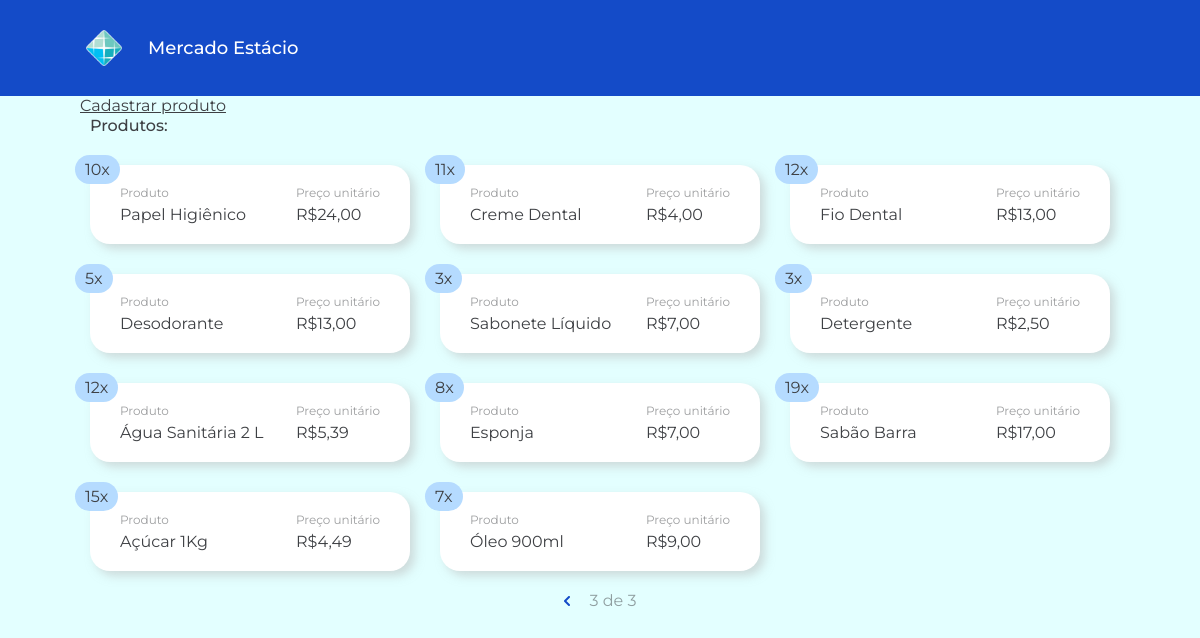
/mercado/?pagina=3, run on an earlier commit of the app's database.
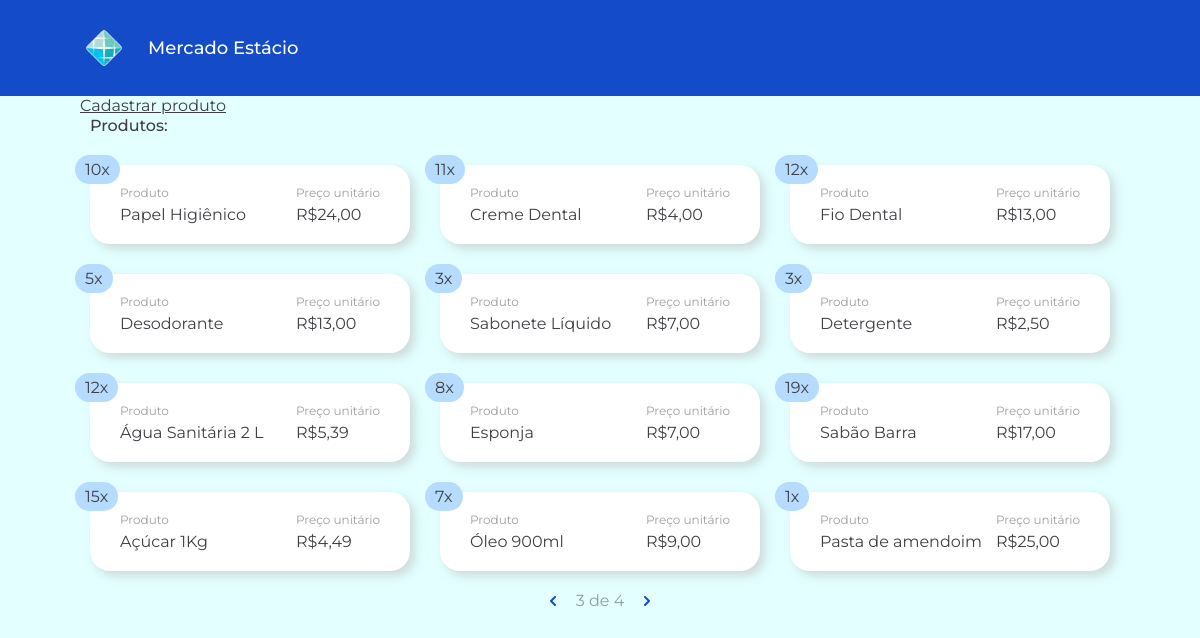
And on a later commit of the database.
### app_mercado/models.py (models this page shows, shortened)
class Produto(models.Model):
    prod_desc = models.CharField(max_length=200)
    data_reg = models.DateTimeField('data registro')
    valor = models.DecimalField(decimal_places=2, max_digits=5)
    quantidade = models.IntegerField(default=1)
    def obterValorFormatado(self):
        return str(self.valor).replace(".",",")

### app_mercado/views.py (the view)
# urls.py: path('', views.index, name='index'),
def index(request):
    lista_produtos = Produto.objects.all()
    paginator = Paginator(lista_produtos, 12)
    page = request.GET.get('pagina')
    lista_paginada = paginator.get_page(page)
    dados = {
        'lista_produtos' : lista_paginada,
    }
    template = loader.get_template('home/index.html')
    return HttpResponse(template.render(dados, request))

### app_mercado/templates/home/index.html (shortened to what this page needs)
<!DOCTYPE html>
{% load static %}
<html lang="pt-br">
<head>
    <link rel="stylesheet" href="{% static 'styles/home.css' %}">
</head>
<body>
    <header>
        <div class="logo-container">
            <img src="{% static 'assets/logo_estacio.png' %}" alt="logo" class="logo">
            <h1>Mercado Estácio</h1>
        </div>
        <a href="cadastrar">
            <div class="btn-cadastro">Cadastrar produto</div>
        </a>
    </header>
    <main>
        <h4>Produtos:</h4>
        {% if lista_produtos %}
        <div class="produtos-container">
            {% for produto in lista_produtos %}
            <div class="card-produto">
                <div class="card-quantidade">
                    {{ produto.quantidade }}x
                </div>
                <div class="card-descricao">
                    <div class="card-label">Produto</div>
                    <div class="card-valor">{{ produto.prod_desc }}</div>
                </div>
                <div class="card-preco">
                    <div class="card-label">Preço unitário</div>
                    <div class="card-valor">R${{ produto.obterValorFormatado }}</div>
                </div>
            </div>
            {% endfor %}
        </div>
        <div class="paginacao">
            {% if lista_produtos.has_previous %}
            <a href="?pagina={{ lista_produtos.previous_page_number }}">
                <div class="btn-paginacao">
                    <img src="{% static 'assets/previous_icon.svg' %}">
                </div>
            </a>
            {% endif %}
            <span class="pagina-atual">{{ lista_produtos.number }} de {{ lista_produtos.paginator.num_pages }}</span>
            {% if lista_produtos.has_next %}
            <a href="?pagina={{ lista_produtos.next_page_number }}">
                <div class="btn-paginacao">
                    <img src="{% static 'assets/next_icon.svg' %}">
                </div>
            </a>
            {% endif %}
        </div>
        {% else %}
        <h4>Sem produtos registrados.</h4>
        {% endif %}
    </main>
</body>
</html>

What changed in the data, as far as the page shows it:
added Produto: quantidade "1", prod_desc "Pasta de amendoim", obterValorFormatado "25,00"
Also different on the page:
{{ lista_produtos.paginator.num_pages }}: "3" → "4"
